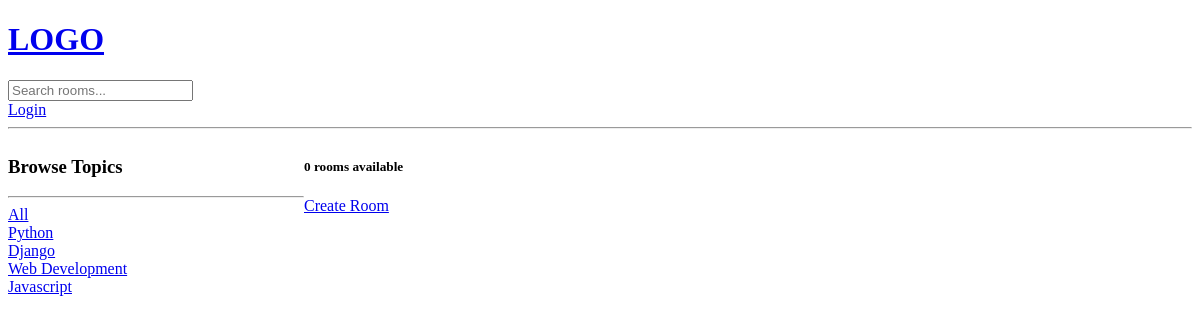
Page /?q=Javascript on the earlier database version.
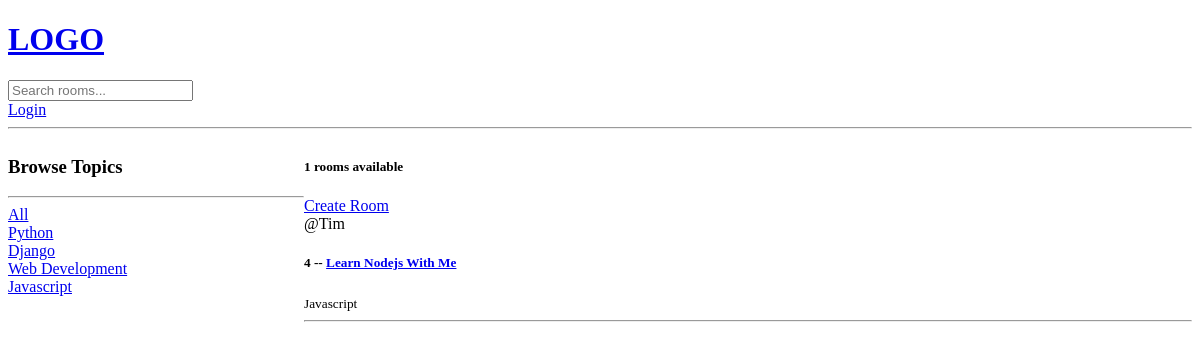
Same page on the later database version.
### base/models.py (models this page shows, shortened)
class Topic(models.Model):
    name = models.CharField(max_length=200)

class Room(models.Model):
    host = models.ForeignKey(User, on_delete=models.SET_NULL, null=True)
    topic = models.ForeignKey(Topic, on_delete=models.SET_NULL, null=True)
    name = models.CharField(max_length=200)
    description = models.TextField(null=True, blank=True)
    updated = models.DateTimeField(auto_now=True)
    created = models.DateTimeField(auto_now_add=True)
    class Meta:
        ordering = ["-updated", "-created"]

### base/views.py (the view)
# urls.py: path("", views.home, name="home"),
def home(request):
    q = request.GET.get("q") if request.GET.get("q") != None else ""
    rooms = Room.objects.filter(Q(topic__name__icontains=q) | Q(name__icontains=q) | Q(description__icontains=q))
    topics = Topic.objects.all()
    room_count = rooms.count()
    context = {"rooms": rooms, "topics": topics, "room_count": room_count}
    return render(request, "base/home.html", context)

### base/templates/base/home.html (shortened to what this page needs)
{% extends 'main.html' %}
{% block content %}
<div class="home-container">
    <div>
        <h3>Browse Topics</h3>
        <hr>
            <div>
                <a href="{% url 'home' %}">All</a>
            </div>
        {% for topic in topics %}
            <div>
                <a href="{% url 'home' %}?q={{topic.name}}">{{topic.name}}</a>
            </div>
        {% endfor%}
    </div>
    <div>
        <h5>{{room_count}} rooms available</h5>
        <a href="{% url 'create-room' %}">Create Room</a>
        <div>
            {% for room in rooms %}
                <div>
                    <span>@{{room.host.username}}</span>
                    <h5>{{room.id}} -- <a href="{% url 'room' room.id %}">{{room.name}}</a></h5>
                    <small>{{room.topic.name}}</small>
                    <hr>
                </div>
            {% endfor %}
        </div>
    </div>
</div>
{% endblock %}

Differences in the rows shown:
added Room: host.username "Tim", id "4", name "Learn Nodejs With Me", topic.name "Javascript"
Other differences:
{{ room_count }}: "0" → "1"
